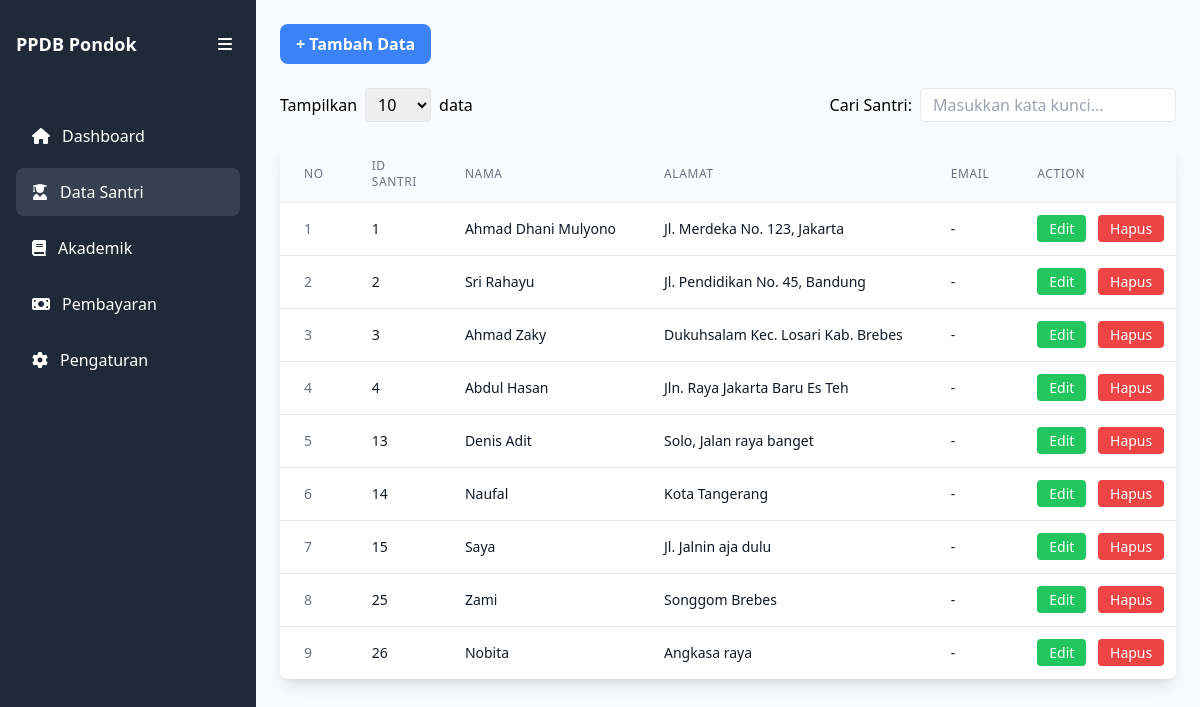
The page /daftar.php on the database as committed earlier.
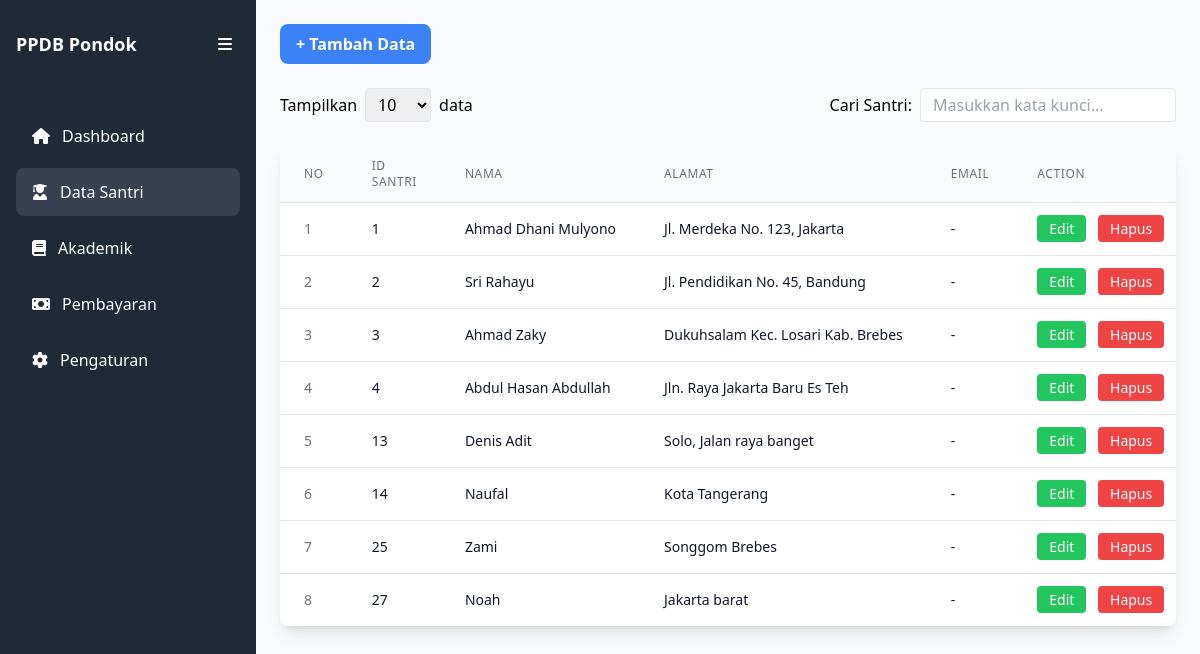
The same page on the database as committed later.
### tables this page shows
CREATE TABLE `calon_santri` (
  `id` int(11) NOT NULL,
  `No` int(11) NOT NULL,
  `tanggal_pendaftaran` date NOT NULL,
  `username` varchar(50) DEFAULT NULL,
  `nama_lengkap` varchar(100) NOT NULL,
  `tempat_lahir` varchar(50) NOT NULL,
  `tanggal_lahir` date NOT NULL,
  `alamat_lengkap` text NOT NULL,
  `tinggal_bersama` enum('Orang Tua','Wali','Lainnya') NOT NULL,
  `jenis_kelamin` enum('Laki-laki','Perempuan') NOT NULL,
  `sekolah_terakhir` varchar(100) NOT NULL,
  `pernah_mondok` enum('Ya','Tidak') NOT NULL,
  `nama_pondok_sebelumnya` varchar(100) DEFAULT NULL,
  `alamat_pondok_sebelumnya` text DEFAULT NULL,
  `nama_ayah` varchar(100) NOT NULL,
  `nama_ibu` varchar(100) NOT NULL,
  `tempat_lahir_ayah` varchar(50) NOT NULL,
  `tanggal_lahir_ayah` date NOT NULL,
  `tempat_lahir_ibu` varchar(50) NOT NULL,
  `tanggal_lahir_ibu` date NOT NULL,
  `pekerjaan_ayah` enum('Wiraswasta','Guru','PNS','TNI/POLRI','Pensiunan','Lainnya') NOT NULL,
  `pekerjaan_ibu` enum('Wiraswasta','Guru','PNS','TNI/POLRI','Pensiunan','Lainnya') NOT NULL,
  `penghasilan_ayah` enum('Dibawah 1 Juta','1-3 Juta','3-5 Juta','Di atas 5 Juta') NOT NULL,
  `penghasilan_ibu` enum('Dibawah 1 Juta','1-3 Juta','3-5 Juta','Di atas 5 Juta') NOT NULL,
  `alamat_rumah` text NOT NULL,
  `no_hp_ortu` varchar(15) NOT NULL,
  `created_at` timestamp NOT NULL DEFAULT current_timestamp(),
  `asal_sekolah` varchar(100) DEFAULT NULL,
  `status_pendaftaran` varchar(50) DEFAULT NULL,
  `keterangan` text DEFAULT NULL,
  `email` varchar(100) DEFAULT NULL,
  `user_id` int(11) NOT NULL
);

### daftar.php (the view, shortened to what this page needs)
<?php
$servername = "localhost";
$username = "root";
$password = "";
$dbname = "ppdb_pondok";
$conn = new mysqli($servername, $username, $password, $dbname);
$sql = "SELECT * FROM calon_santri";
$result = $conn->query($sql);
?>
<!DOCTYPE html>
<html lang="id">
<head>
    <script src="https://cdn.tailwindcss.com"></script>
    <link href="https://cdnjs.cloudflare.com/ajax/libs/font-awesome/6.0.0/css/all.min.css" rel="stylesheet">
</head>
<body class="bg-gray-50">
    <aside id="sidebar" class="sidebar sidebar-expanded fixed top-0 left-0 h-full bg-gray-800 text-white z-10">
        <div class="px-4 py-6">
            <div class="flex items-center justify-between">
                <span class="text-lg font-semibold nav-text">PPDB Pondok</span>
                <button id="toggleSidebar" class="p-2 rounded-lg hover:bg-gray-700">
                    <i class="fas fa-bars"></i>
                </button>
            </div>
        </div>
        <nav class="mt-6">
            <div class="px-4 space-y-2">
                <a href="#" class="flex items-center px-4 py-3 hover:bg-gray-700 rounded-lg">
                    <i class="fas fa-home"></i>
                    <span class="ml-3 nav-text">Dashboard</span>
                </a>
                <a href="#" class="flex items-center px-4 py-3 bg-gray-700 rounded-lg">
                    <i class="fas fa-user-graduate"></i>
                    <span class="ml-3 nav-text">Data Santri</span>
                </a>
                <a href="#" class="flex items-center px-4 py-3 hover:bg-gray-700 rounded-lg">
                    <i class="fas fa-book"></i>
                    <span class="ml-3 nav-text">Akademik</span>
                </a>
                <a href="#" class="flex items-center px-4 py-3 hover:bg-gray-700 rounded-lg">
                    <i class="fas fa-money-bill"></i>
                    <span class="ml-3 nav-text">Pembayaran</span>
                </a>
                <a href="#" class="flex items-center px-4 py-3 hover:bg-gray-700 rounded-lg">
                    <i class="fas fa-cog"></i>
                    <span class="ml-3 nav-text">Pengaturan</span>
                </a>
            </div>
        </nav>
    </aside>
    <div id="content" class="content-shifted main-content">
        <div class="p-6">
            <div class="mb-6 flex justify-between items-center">
                <a href="tambah_santri.php"
                    class="bg-blue-500 hover:bg-blue-600 text-white font-semibold py-2 px-4 rounded-lg inline-flex items-center">
                    + Tambah Data
                </a>
            </div>
            <div class="mb-6 flex justify-between items-center">
                <div class="flex items-center">
                    <span class="mr-2">Tampilkan</span>
                    <select class="border rounded px-2 py-1">
                        <option>10</option>
                    </select>
                    <span class="ml-2">data</span>
                </div>
                <div class="flex items-center">
                    <span class="mr-2">Cari Santri:</span>
                    <input type="text" class="border rounded px-3 py-1 w-64" placeholder="Masukkan kata kunci...">
                </div>
            </div>
            <?php if ($result->num_rows > 0): ?>
                <div class="bg-white rounded-lg shadow-lg overflow-hidden">
                    <div class="overflow-x-auto">
                        <table class="min-w-full divide-y divide-gray-200">
                            <thead class="bg-gray-50">
                                <tr>
                                    <th
                                        class="px-6 py-3 text-left text-xs font-medium text-gray-500 uppercase tracking-wider">
                                        No</th>
                                    <th
                                        class="px-6 py-3 text-left text-xs font-medium text-gray-500 uppercase tracking-wider">
                                        ID Santri</th>
                                    <th
                                        class="px-6 py-3 text-left text-xs font-medium text-gray-500 uppercase tracking-wider">
                                        Nama</th>
                                    <th
                                        class="px-6 py-3 text-left text-xs font-medium text-gray-500 uppercase tracking-wider">
                                        Alamat</th>
                                    <th
                                        class="px-6 py-3 text-left text-xs font-medium text-gray-500 uppercase tracking-wider">
                                        Email</th>
                                    <th
                                        class="px-6 py-3 text-left text-xs font-medium text-gray-500 uppercase tracking-wider">
                                        Action</th>
                                </tr>
                            </thead>
                            <tbody class="bg-white divide-y divide-gray-200">
                                <?php
                                $no = 1;
                                while ($row = $result->fetch_assoc()):
                                    ?>
                                    <tr class="hover:bg-gray-50">
                                        <td class="px-6 py-4 whitespace-nowrap text-sm text-gray-500"><?php echo $no++; ?></td>
                                        <td class="px-6 py-4 whitespace-nowrap text-sm text-gray-900"><?php echo $row["id"]; ?>
                                        </td>
                                        <td class="px-6 py-4 whitespace-nowrap text-sm text-gray-900">
                                            <?php echo $row["nama_lengkap"]; ?>
                                        </td>
                                        <td class="px-6 py-4 whitespace-nowrap text-sm text-gray-900">
                                            <?php echo $row["alamat_lengkap"]; ?>
                                        </td>
                                        <td class="px-6 py-4 whitespace-nowrap text-sm text-gray-900">
                                            <?php echo $row["email"] ?? "-"; ?>
                                        </td>
                                        <td class="px-6 py-4 whitespace-nowrap text-sm font-medium space-x-2">
                                            <a href="edit.php?id=<?php echo $row['id']; ?>"
                                                class="bg-green-500 hover:bg-green-600 text-white px-3 py-1 rounded">Edit</a>
                                            <a href="hapus.php?id=<?php echo $row['id']; ?>"
                                                class="bg-red-500 hover:bg-red-600 text-white px-3 py-1 rounded"
                                                onclick="return confirm('Apakah Anda yakin ingin menghapus data ini?')">Hapus</a>
                                        </td>
                                    </tr>
                                <?php endwhile; ?>
                            </tbody>
                        </table>
                    </div>
                </div>
            <?php else: ?>
                <div class="bg-white rounded-lg shadow-lg p-6 text-center">
                    <p class="text-gray-500">Tidak ada data yang ditemukan.</p>
                </div>
            <?php endif; ?>
        </div>
    </div>
</body>
</html>

### daftar.php (style rules this page uses)
.sidebar { transition: width 0.3s ease; }
.sidebar-expanded { width: 16rem; }
.content-shifted { margin-left: 16rem; }
.nav-text { transition: opacity 0.3s ease; }
.main-content { min-height: 100vh; }

Rows that differ between the two databases and show on the page:
removed calon_santri: id "15", nama_lengkap "Saya", alamat_lengkap "Jl. Jalnin aja dulu", email "-"
removed calon_santri: id "26", nama_lengkap "Nobita", alamat_lengkap "Angkasa raya", email "-"
changed calon_santri "Jln. Raya Jakarta Baru Es Teh": nama_lengkap "Abdul Hasan" → "Abdul Hasan Abdullah"
added calon_santri: id "27", nama_lengkap "Noah", alamat_lengkap "Jakarta barat", email "-"
